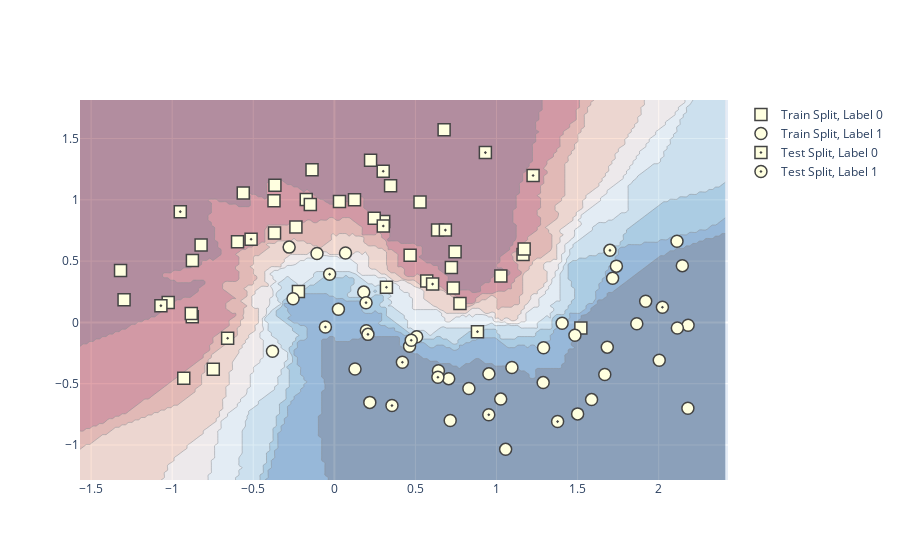

This figure's notebook cell:
### Markdown cell above
The above confusion matrix and classification report indicates a good fit.

### Code cell
#Taken from plotly website

import plotly.graph_objects as go
import numpy as np
from sklearn.datasets import make_moons
from sklearn.model_selection import train_test_split
from sklearn.neighbors import KNeighborsClassifier

mesh_size = .02
margin = 0.25

# Load and split data
X, y = make_moons(noise=0.3, random_state=0)
X_train, X_test, y_train, y_test = train_test_split(
    X, y.astype(str), test_size=0.25, random_state=0)

# Create a mesh grid on which we will run our model
x_min, x_max = X[:, 0].min() - margin, X[:, 0].max() + margin
y_min, y_max = X[:, 1].min() - margin, X[:, 1].max() + margin
xrange = np.arange(x_min, x_max, mesh_size)
yrange = np.arange(y_min, y_max, mesh_size)
xx, yy = np.meshgrid(xrange, yrange)

# Create classifier, run predictions on grid
clf = KNeighborsClassifier(15, weights='uniform')
clf.fit(X, y)
Z = clf.predict_proba(np.c_[xx.ravel(), yy.ravel()])[:, 1]
Z = Z.reshape(xx.shape)

trace_specs = [
    [X_train, y_train, '0', 'Train', 'square'],
    [X_train, y_train, '1', 'Train', 'circle'],
    [X_test, y_test, '0', 'Test', 'square-dot'],
    [X_test, y_test, '1', 'Test', 'circle-dot']
]

fig = go.Figure(data=[
    go.Scatter(
        x=X[y==label, 0], y=X[y==label, 1],
        name=f'{split} Split, Label {label}',
        mode='markers', marker_symbol=marker
    )
    for X, y, label, split, marker in trace_specs
])
fig.update_traces(
    marker_size=12, marker_line_width=1.5,
    marker_color="lightyellow"
)

fig.add_trace(
    go.Contour(
        x=xrange,
        y=yrange,
        z=Z,
        showscale=False,
        colorscale='RdBu',
        opacity=0.4,
        name='Score',
        hoverinfo='skip'
    )
)
fig.show()

### Figure 1 — Plotly figure (JSON) as saved in the notebook; plotly's stock layout.template omitted (floating-point values rounded to 4 significant figures; data arrays with more than 128 entries replaced by an {"elided": "..."} marker saying what was removed)
{"data": [{"marker": {"color": "lightyellow", "line": {"width": 1.5}, "size": 12, "symbol": "square"}, "mode": "markers", "name": "Train Split, Label 0", "type": "scatter", "x": [-1.025, 0.5697, -1.297, 0.3467, 0.6365, -0.1377, 0.7444, -0.2371, 0.5282, -0.3723, -0.8762, -0.3665, 0.3043, 1.52, -0.8217, 0.03159, -0.1733, 0.7216, -0.1481, -0.2217, -0.9286, 0.4673, 1.163, 0.7746, -1.319, -0.597, 1.17, -0.8823, -0.7466, -0.5618, 0.6768, 0.2233, 0.2458, 0.7335, 0.1241, -0.8754, -0.3689, 1.027], "y": [0.1619, 0.3374, 0.1841, 1.116, 0.7544, 1.245, 0.5766, 0.7788, 0.983, 0.9929, 0.04657, 1.12, 0.8237, -0.04516, 0.6314, 0.987, 1.002, 0.4472, 0.9616, 0.2516, -0.4563, 0.547, 0.5529, 0.1538, 0.4231, 0.6572, 0.5984, 0.07249, -0.383, 1.055, 1.572, 1.322, 0.8496, 0.2816, 1.001, 0.5054, 0.7289, 0.3778]}, {"marker": {"color": "lightyellow", "line": {"width": 1.5}, "size": 12, "symbol": "circle"}, "mode": "markers", "name": "Train Split, Label 1", "type": "scatter", "x": [1.29, 1.668, -0.3815, 2.181, 0.1273, 2.146, 2.115, 0.6417, 0.8295, -0.2545, 2.113, -0.107, 0.06873, 1.92, 1.405, 2.003, 0.7052, -0.2788, 1.056, 1.288, 0.02494, 1.865, 0.5076, 1.483, 0.9529, 2.18, 1.739, 0.1812, 1.026, 1.095, 1.5, 1.683, 0.4636, 1.716, 0.2186, 1.586, 0.7144], "y": [-0.2069, -0.4249, -0.2349, -0.02292, -0.3797, 0.463, -0.04624, -0.3937, -0.5393, 0.1932, 0.6621, 0.5618, 0.5665, 0.1725, -0.007057, -0.3091, -0.4589, 0.6142, -1.036, -0.491, 0.1075, -0.01108, -0.1173, -0.1052, -0.4198, -0.6998, 0.459, 0.2472, -0.6257, -0.3684, -0.7464, -0.202, -0.1952, 0.3607, -0.6525, -0.6298, -0.7999]}, {"marker": {"color": "lightyellow", "line": {"width": 1.5}, "size": 12, "symbol": "square-dot"}, "mode": "markers", "name": "Test Split, Label 0", "type": "scatter", "x": [0.6059, 0.8825, 0.3012, 0.3212, -0.5135, 0.3017, 1.225, 0.6845, -0.6581, -1.07, -0.95, 0.9313], "y": [0.3125, -0.07576, 1.233, 0.2867, 0.6787, 0.786, 1.198, 0.7529, -0.1294, 0.1367, 0.9036, 1.385]}, {"marker": {"color": "lightyellow", "line": {"width": 1.5}, "size": 12, "symbol": "circle-dot"}, "mode": "markers", "name": "Test Split, Label 1", "type": "scatter", "x": [0.1973, 0.1954, 0.3554, 1.377, 2.023, 1.699, 0.6386, 0.9522, 0.474, 0.4195, -0.02922, 0.2072, -0.05514], "y": [-0.06802, 0.1609, -0.6785, -0.8092, 0.1233, 0.5877, -0.4472, -0.7531, -0.1458, -0.3248, 0.3929, -0.09767, -0.03733]}, {"colorscale": [[0, "rgb(103,0,31)"], [0.1, "rgb(178,24,43)"], [0.2, "rgb(214,96,77)"], [0.3, "rgb(244,165,130)"], [0.4, "rgb(253,219,199)"], [0.5, "rgb(247,247,247)"], [0.6, "rgb(209,229,240)"], [0.7, "rgb(146,197,222)"], [0.8, "rgb(67,147,195)"], [0.9, "rgb(33,102,172)"], [1, "rgb(5,48,97)"]], "hoverinfo": "skip", "name": "Score", "opacity": 0.4, "showscale": false, "type": "contour", "x": {"elided": "200 float values"}, "y": {"elided": "156 float values"}, "z": {"elided": "156x200 float values"}}], "layout": {}}
